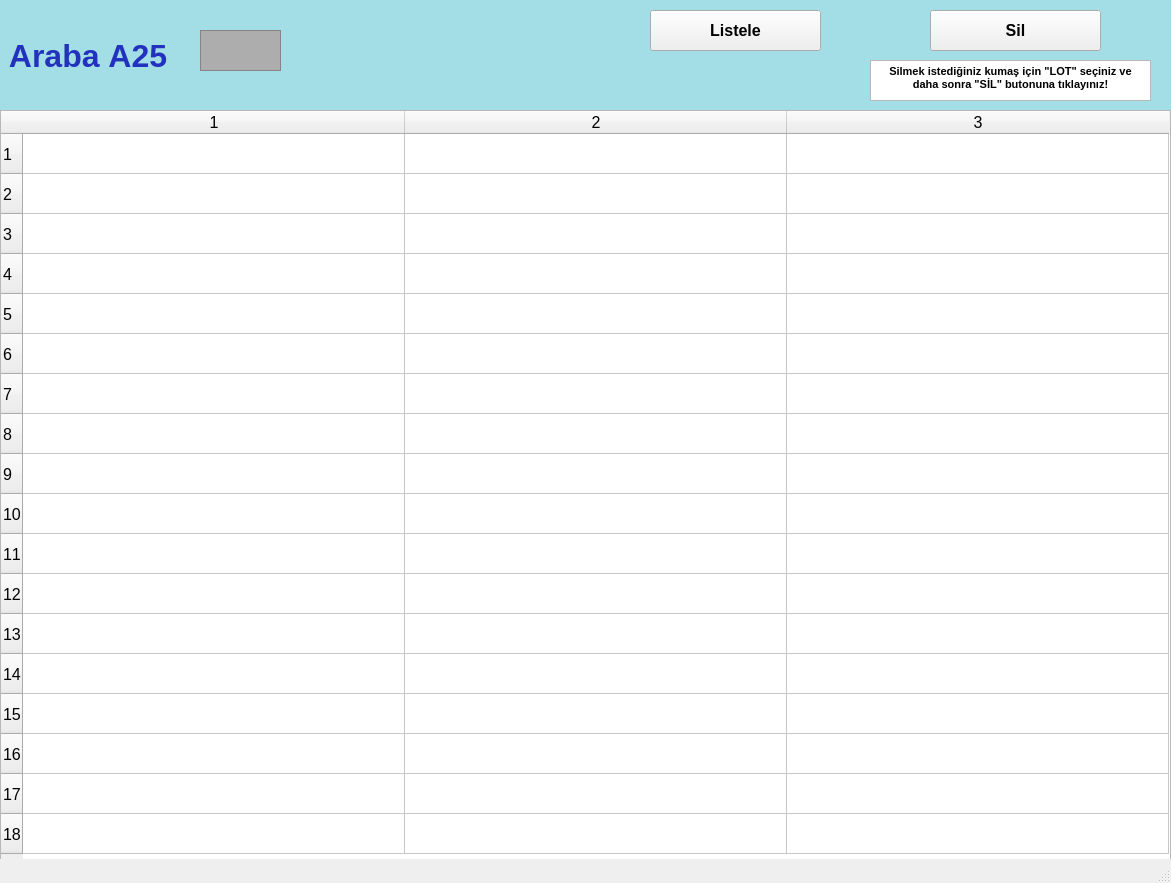
<?xml version="1.0" encoding="UTF-8"?>
<ui version="4.0">
 <class>arabalarA25_ekran</class>
 <widget class="QMainWindow" name="arabalarA25_ekran">
  <property name="geometry">
   <rect>
    <x>0</x>
    <y>0</y>
    <width>1171</width>
    <height>883</height>
   </rect>
  </property>
  <property name="font">
   <font>
    <pointsize>12</pointsize>
    <weight>50</weight>
    <bold>false</bold>
    <kerning>false</kerning>
   </font>
  </property>
  <property name="windowTitle">
   <string/>
  </property>
  <widget class="QWidget" name="centralwidget">
   <widget class="QLabel" name="arabaA1yazi_lbl">
    <property name="geometry">
     <rect>
      <x>0</x>
      <y>0</y>
      <width>1171</width>
      <height>111</height>
     </rect>
    </property>
    <property name="font">
     <font>
      <pointsize>24</pointsize>
      <weight>75</weight>
      <bold>true</bold>
     </font>
    </property>
    <property name="styleSheet">
     <string notr="true">background-color: rgb(163, 221, 229);
color: rgb(34, 50, 190);</string>
    </property>
    <property name="text">
     <string> Araba A25</string>
    </property>
   </widget>
   <widget class="QFrame" name="arabaA1_img">
    <property name="geometry">
     <rect>
      <x>200</x>
      <y>30</y>
      <width>81</width>
      <height>41</height>
     </rect>
    </property>
    <property name="styleSheet">
     <string notr="true">background-color: rgb(173, 173, 173);</string>
    </property>
    <property name="frameShape">
     <enum>QFrame::StyledPanel</enum>
    </property>
    <property name="frameShadow">
     <enum>QFrame::Raised</enum>
    </property>
   </widget>
   <widget class="QPushButton" name="listele25_btn">
    <property name="geometry">
     <rect>
      <x>650</x>
      <y>10</y>
      <width>171</width>
      <height>41</height>
     </rect>
    </property>
    <property name="font">
     <font>
      <pointsize>12</pointsize>
      <weight>75</weight>
      <bold>true</bold>
     </font>
    </property>
    <property name="text">
     <string>Listele</string>
    </property>
   </widget>
   <widget class="QTableWidget" name="A25_tw">
    <property name="geometry">
     <rect>
      <x>0</x>
      <y>110</y>
      <width>1171</width>
      <height>751</height>
     </rect>
    </property>
    <property name="baseSize">
     <size>
      <width>0</width>
      <height>0</height>
     </size>
    </property>
    <property name="rowCount">
     <number>18</number>
    </property>
    <property name="columnCount">
     <number>3</number>
    </property>
    <attribute name="horizontalHeaderVisible">
     <bool>true</bool>
    </attribute>
    <attribute name="horizontalHeaderCascadingSectionResizes">
     <bool>false</bool>
    </attribute>
    <attribute name="horizontalHeaderDefaultSectionSize">
     <number>382</number>
    </attribute>
    <attribute name="horizontalHeaderMinimumSectionSize">
     <number>38</number>
    </attribute>
    <attribute name="verticalHeaderDefaultSectionSize">
     <number>40</number>
    </attribute>
    <attribute name="verticalHeaderMinimumSectionSize">
     <number>23</number>
    </attribute>
    <row/>
    <row/>
    <row/>
    <row/>
    <row/>
    <row/>
    <row/>
    <row/>
    <row/>
    <row/>
    <row/>
    <row/>
    <row/>
    <row/>
    <row/>
    <row/>
    <row/>
    <row/>
    <column/>
    <column/>
    <column/>
   </widget>
   <widget class="QPushButton" name="sil25_btn">
    <property name="geometry">
     <rect>
      <x>930</x>
      <y>10</y>
      <width>171</width>
      <height>41</height>
     </rect>
    </property>
    <property name="font">
     <font>
      <pointsize>12</pointsize>
      <weight>75</weight>
      <bold>true</bold>
     </font>
    </property>
    <property name="text">
     <string>Sil</string>
    </property>
   </widget>
   <widget class="QTextBrowser" name="textBrowser">
    <property name="geometry">
     <rect>
      <x>870</x>
      <y>60</y>
      <width>281</width>
      <height>41</height>
     </rect>
    </property>
    <property name="html">
     <string>&lt;!DOCTYPE HTML PUBLIC &quot;-//W3C//DTD HTML 4.0//EN&quot; &quot;http://www.w3.org/TR/REC-html40/strict.dtd&quot;&gt;
&lt;html&gt;&lt;head&gt;&lt;meta name=&quot;qrichtext&quot; content=&quot;1&quot; /&gt;&lt;style type=&quot;text/css&quot;&gt;
p, li { white-space: pre-wrap; }
&lt;/style&gt;&lt;/head&gt;&lt;body style=&quot; font-family:'MS Shell Dlg 2'; font-size:12pt; font-weight:400; font-style:normal;&quot;&gt;
&lt;p align=&quot;center&quot; style=&quot; margin-top:0px; margin-bottom:0px; margin-left:0px; margin-right:0px; -qt-block-indent:0; text-indent:0px;&quot;&gt;&lt;span style=&quot; font-size:8pt; font-weight:600;&quot;&gt;Silmek istediğiniz kumaş için &amp;quot;LOT&amp;quot; seçiniz ve daha sonra &amp;quot;SİL&amp;quot; butonuna tıklayınız!&lt;/span&gt;&lt;/p&gt;&lt;/body&gt;&lt;/html&gt;</string>
    </property>
   </widget>
  </widget>
  <widget class="QStatusBar" name="statusbar"/>
 </widget>
 <resources/>
 <connections/>
</ui>
